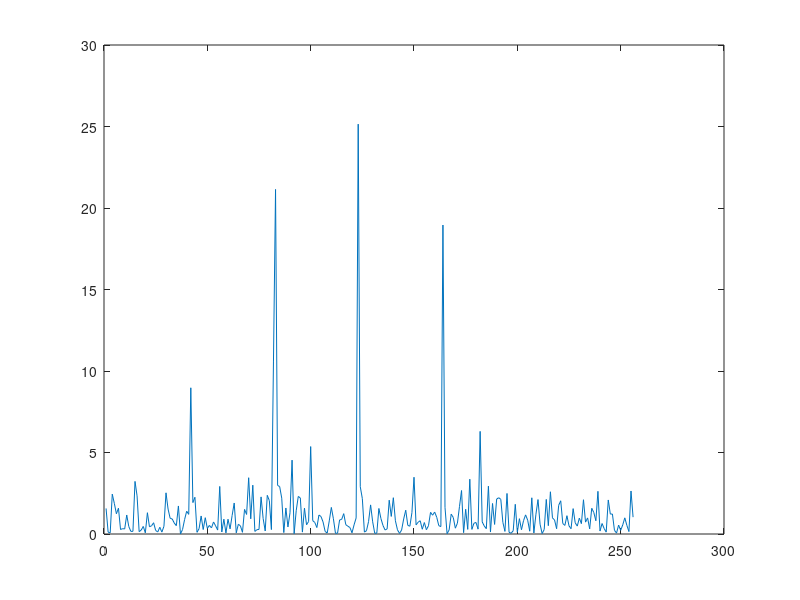

MATLAB code for this plot: (Note: this script raises an error after producing the figure.)
clc; clear; close all;

rng(54);
c = 3e8;

% signal size parameter
Nx = 256;

% radar parameter
T_idle = 100e-6;
T_ramp = 60e-6;
T_circle = T_idle + T_ramp;
Fre_start = 77e9;
Slope_fre = 29.982e12;
Fs = 10e6;
Ts = 1 / Fs;
lambda_cw = c / Fre_start;
Rx_interval = lambda_cw / 2;

% the radial veclocity of target belongs to [-velocity_max, velocity_max]
velocity_max = c / (4 * Fre_start * T_circle);

% the radial range of target belongs to [0, range_max]
range_max = (c * Fs) / (2 * Slope_fre);
tau_max = 2 * range_max / c;
N_max = ceil(tau_max * Fs);

% the status of targets
K_targets = 4;
sigma_n = 1;
% SNR_all = 5 * rand(1, K_targets) + 1;
SNR_dB = 15;
% gain_alltargets = randn(K_targets, 1) + 1j * randn(K_targets, 1);
gain_allK = sqrt(10 .^ (SNR_dB / 10) * sqrt(sigma_n)) .* exp(1j * 2 * pi * rand(K_targets, 1));
% gain_allK = zeros(1, K_targets);

% set the variable to be estimated and get the corresponding angular frequency
velocity_set = 2 * velocity_max * rand(1, K_targets) -  velocity_max;
range_set = range_max * rand(1, K_targets);
theta_set = pi * rand(1, K_targets) - pi / 2;

% omega_x = 4 * pi * (Fre_start * velocity_set + Slope_fre * range_set) * Ts / c;
% omega_y = 4 * pi * Fre_start * velocity_set * T_circle / c;

omega_x = 1 : 4;
% omega_y = 5 : 8;

% omega_true = [omega_x; omega_y];
% omega_true = [1, 2, 3, 4; 5, 6, 7, 8];

array_Fun = @(omega, N) exp(1j * (0 : (N - 1))' * omega) / sqrt(N);
y_vec = zeros(Nx, 1);

for k_idx = 1 : K_targets
    y_veck = array_Fun(omega_x(k_idx), Nx);
    y_vec = gain_allK(k_idx) * y_veck + y_vec;
end

y_vec = y_vec + sqrt(1 / 2) * (randn(Nx, 1) + 1j * randn(Nx, 1));

yf_abs = (abs(fft(y_vec)) .^ 2) / Nx;
figure; plot(yf_abs)

% gamma_mnomp = [4, 4];
K_known = K_targets;
% [omega_list, gain_list, ~] = MNOMP2D_Kknown_serial(y_matrix, gamma_mnomp, K_known);


guard_n = 2;
guard_m = 3;

training_n = 5;
training_m = 6;

guard_training_size = [guard_n, guard_m, training_n, training_m];

P_false_nominal = 1e-2;

gamma_cfar = [1, 1];
% gamma_mnomp = [4, 4, 4];
% MC = 1000;
% alpha_set = alpha_cal_2D_ca(gamma_cfar, P_false_nominal, Nx, My, guard_training_size, MC);
K_max = K_targets + 2;

% [omega_list, gain_list, y_residue_matrix, overthr_alldB] = MNOMP2D_CA_alpha_serial(y_matrix, gamma_cfar, gamma_mnomp, guard_training_size, alpha_set, K_max);

% p_fa_CFAR = 1e-2 / (Nx * My);
p_oe = 1e-2;
% N_r = (2 * training_n + 1) * (2 * training_m + 1) - (2 * guard_n + 1) * (2 * guard_m + 1);

N_r = 40;
S = eye(Nx);
alpha_hat = alpha_Poe(p_oe, Nx, N_r);
[omegaList_CFAR, gainListCFAR, ~, Threshold_collect] =...
MNOMP_CFAR_alpha(y_vec, S, alpha_hat, N_r, K_max);
% [omegaList_CFAR, gainListCFAR, ~, Threshold_collect] = ...
% MNOMP_CFARtr(y_vec, S, alpha_hat, N_r, K_max);

S_snap = 1;
tau = sigma_n * chi2inv((1 - p_oe) ^ (1 / Nx), 2 * S_snap) / 2;
[omegaList_tau, gainList_tau, y_residue_matrix] =...
MNOMP(y_vec, S, tau, K_max);



















